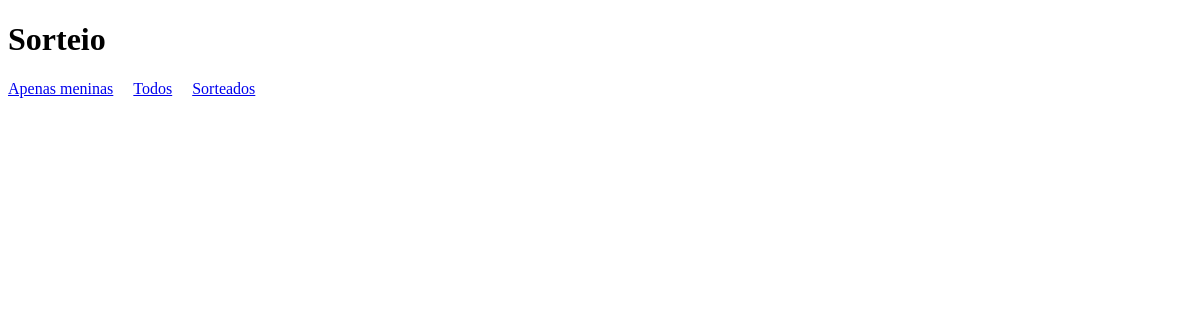
/index.php/participante/sorteados, run on an earlier commit of the app's database.
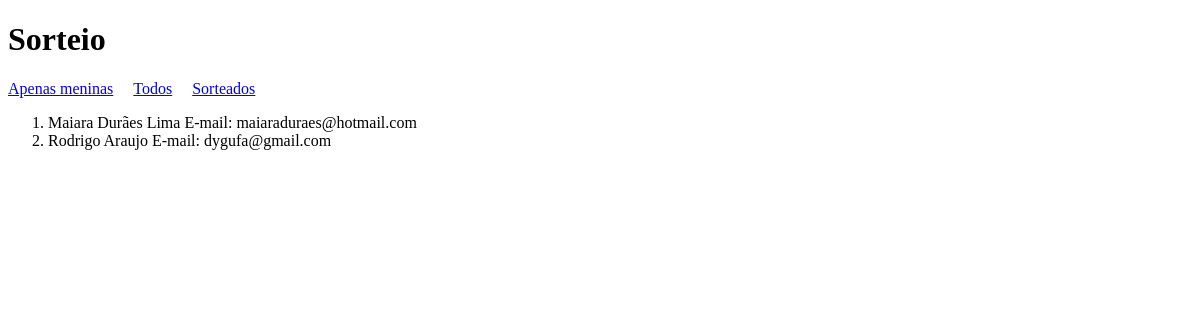
And on a later commit of the database.
### tables this page shows
CREATE TABLE "participante" ("id" INTEGER PRIMARY KEY  NOT NULL ,"nome" VARCHAR(20) NOT NULL  DEFAULT (null) ,"sobrenome" VARCHAR(20) NOT NULL  DEFAULT (null) ,"email" VARCHAR(30) DEFAULT (null) ,"sexo" VARCHAR(10), "sorteado" BOOL DEFAULT 0);

### application/controllers/Participante.php (called while the page is built, shortened)
<?php
class Participante extends CI_Controller {
	public function __construct(){
		$this->load->model('participante_model');
		$this->load->helper('url');
		$this->load->helper('html');
		$this->load->helper('form');
	}
	private function loadView($viewName,$data=NULL)
	{
		$this->load->view('templates/header');
		$this->load->view($viewName,$data);
		$this->load->view('templates/footer');
	}
	public function sorteados($sexo=NULL){
		$data['participantes']=$this->participante_model->sorteados($sexo);
		$this->loadView('participante/list_sorteados',$data);
	}
}

### index.php (called while the page is built, shortened)
<?php
require_once BASEPATH.'core/CodeIgniter.php';

### application/models/Participante_model.php (called while the page is built, shortened)
<?php
class Participante_model extends CI_Model {
        public function sorteados($sexo){
            if($sexo)
                $query = $this->db->get_where('participante',array('sorteado'=>true,'sexo'=>$sexo));
            else
                $query = $this->db->get_where('participante',array('sorteado'=>true));
            return $query->result_array();
        }
}

### application/views/participante/list_sorteados.php (the view, shortened to what this page needs)
<ol>
<?php
foreach($participantes as $sorteado){
    echo '<li>'.$sorteado['nome'].' '.$sorteado['sobrenome'].' E-mail: '.$sorteado['email'].'</li>';
}
?>

### application/views/templates/header.php (shortened to what this page needs)
?><!DOCTYPE html>
<html lang="en">
<head>
</head>
<body>
    <div id="header">
<?php
echo heading('Sorteio', 1)
.anchor('participante/view/Feminino', 'Apenas meninas', 'title="Apenas meninas"')
.nbs(5)
.anchor('participante/view', 'Todos', 'title="Todos"')
.nbs(5)
.anchor('participante/sorteados', 'Sorteados', 'title="Sorteados"');?>
</div>
<div id="content">

### application/views/templates/footer.php
</div>
</body>
</html>

What changed in the data, as far as the page shows it:
added participante: nome "Maiara", sobrenome "Durães Lima", email "maiaraduraes@hotmail.com"
added participante: nome "Rodrigo", sobrenome "Araujo", email "dygufa@gmail.com"
